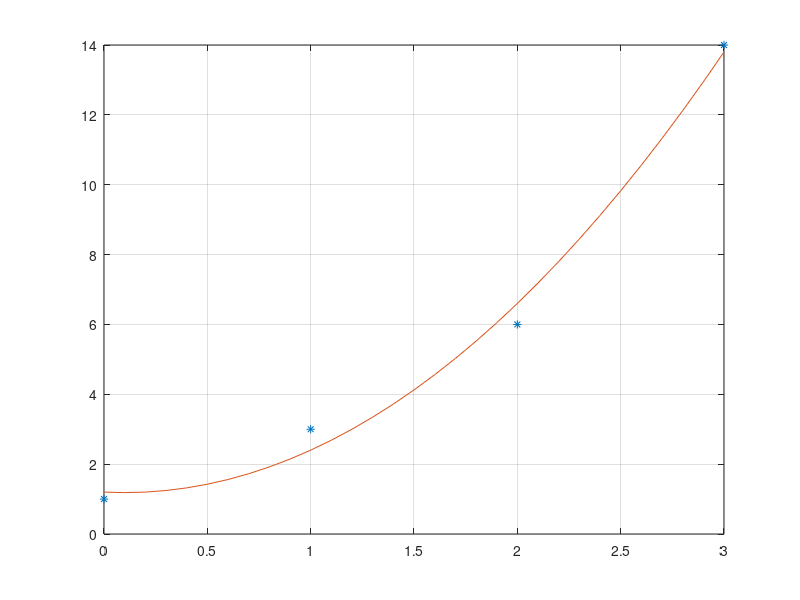
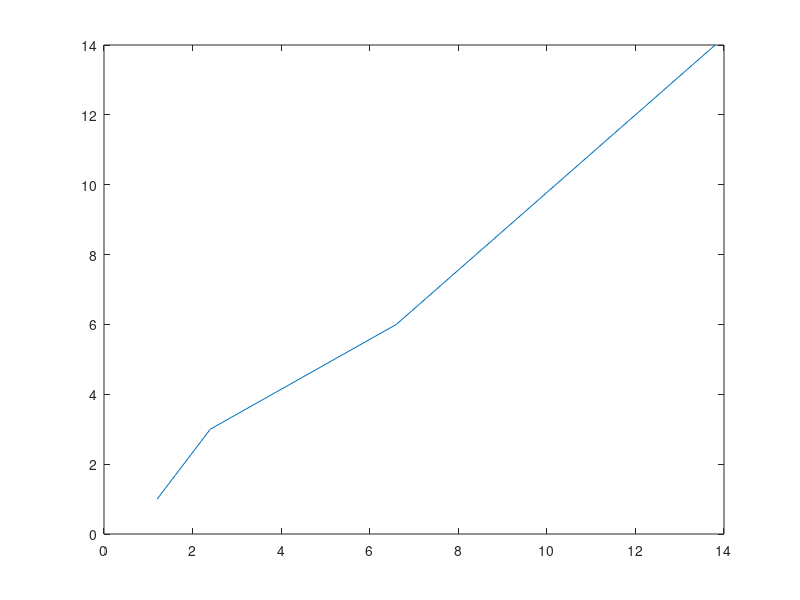

Reproduce these figures in MATLAB, in order.
close all;
clear all;

TempCapVal = [0,1,2,3];
LoadCellTempForce = [1,3,6,14];
plot(TempCapVal,LoadCellTempForce,'*');
grid on;
hold on;

x = 0;
y = 0;
xy = 0;
x2y = 0;
x2 = 0;
y2 = 0;
x3 = 0;
x4 = 0;
a = 0;
b = 0;
c = 0;
ss_tot = 0;
ss_res = 0;
numberOfSamples = length(TempCapVal);
        
%calculating parameters to find linear regression equation
for i = 1:numberOfSamples
%    x+= loadCellvalues(i);
%    y+= FSRvalues(i);
%    xy+= loadCellvalues(i) * FSRvalues(i);
%    x2+= loadCellvalues(i) * loadCellvalues(i);
%    y2+= FSRvalues(i) * FSRvalues(i);
    y = y + LoadCellTempForce(i);
    x = x + TempCapVal(i);
    xy = xy + LoadCellTempForce(i)*TempCapVal(i);
    x2y = x2y + LoadCellTempForce(i)*TempCapVal(i)*TempCapVal(i);
    y2 = y2 + LoadCellTempForce(i)*LoadCellTempForce(i);
    x2 = x2 + TempCapVal(i)*TempCapVal(i);
    x3 = x3 + TempCapVal(i)*TempCapVal(i)*TempCapVal(i);
    x4 = x4 + TempCapVal(i)*TempCapVal(i)*TempCapVal(i)*TempCapVal(i);
end
    
%calculating linear regression equation
temp1 = [x4,x3,x2;x3,x2,x;x2,x,numberOfSamples];
temp2 = [x2y;xy;y];
temp3 = temp1\temp2;

a = temp3(1,1);
b = temp3(2,1);
c = temp3(3,1);
%calculating the coefficient of determination
for i = 1:numberOfSamples
%    ss_tot+= pow(FSRvalues(i) - y/numberOfSamples,2);
%    ss_res+= pow(FSRvalues(i) - (a + b*loadCellvalues(i)),2);
    ss_tot = ss_tot + power(LoadCellTempForce(i) - (y/numberOfSamples),2);
    ss_res = ss_res + power((LoadCellTempForce(i) - a*TempCapVal(i)*TempCapVal(i) - b*TempCapVal(i) - c),2);

end
r2_deterCoeff = 1 - (ss_res / ss_tot);
% disp(y)
% disp(x)
% disp(xy)
% disp(y2)
% disp(x2)
% disp(a)
% disp(b)
% disp(ss_tot)
% disp(ss_res)

%the calculated values are for a linear regression where the x axis is the load cell force
%and the y axis is the FSR conductance.
%In order to use this regression for our calibration, we need to inverse the linear equation to
%related measured FSR conductance to calculated Newtons.
tempQuadrC = c;
tempQuadrB = b;
tempQuadrA = a;

xout = 0:0.1:3;
yout = zeros(1,length(xout));
for i = 1:length(xout)
    yout(i) = a*xout(i)*xout(i) + b*xout(i) + c;
end

plot(xout,yout);

for i = 1:length(TempCapVal)
    TempCapVal(i) = a*TempCapVal(i)*TempCapVal(i)+b*TempCapVal(i)+c;
end
figure();
plot(TempCapVal,LoadCellTempForce);